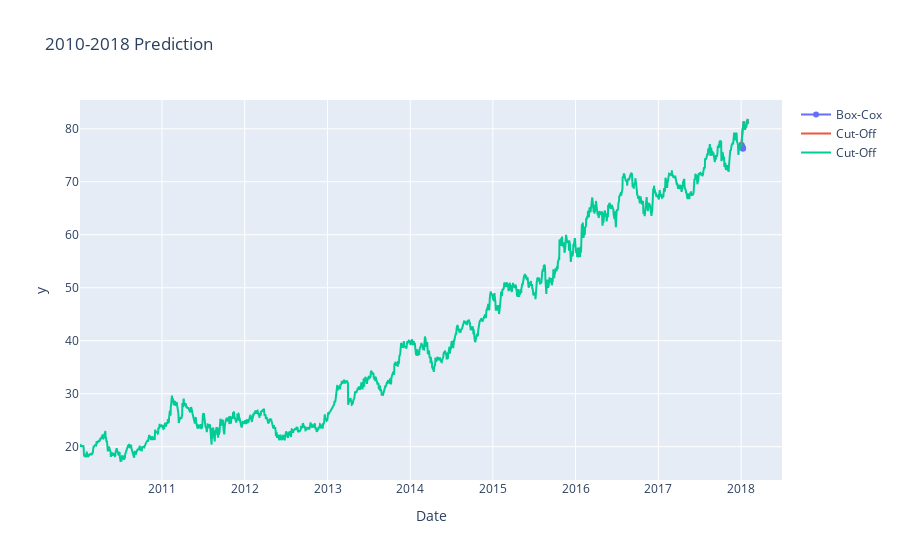

The notebook cell this image was saved under:
### Code cell
fig_7 = px.line(test_7, x=test_7.index, y=test_7, title="7-Day Prediction")
fig_7.data = []
fig_31 = px.line(test_31, x=test_31.index, y=test_31, title="31-Day Prediction")
fig_31.data = []
fig_total = px.line(ts.Close, x=ts.Close.index, y=ts.Close, title="2010-2018 Prediction")
fig_total.data = []

best_rmse_7 = 10000
best_rmse_7_johnson = 1000000
best_rmse_31 = 10000
best_rmse_total = 10000
preds = [None] * 4
for x in range(model_i):
    
    model = df.model[x]
    model_johnson = df_johnson.model[x]
    
    pred_7 = model.get_prediction(start=len(normalised_Data)-6, end=len(normalised_Data))
    pred_7_johnson = model_johnson.get_prediction(start=len(normalised_Data)-6, end=len(normalised_Data))
    pred_31 = model.get_prediction(start=len(normalised_Data)-30, end=len(normalised_Data))
    pred_total = model.get_prediction(start=1, end=len(normalised_Data))

    pred_7.predicted_mean = (pred_7.predicted_mean*fitted_lambda +1)**(1/fitted_lambda)
    pred_7_johnson.predicted_mean = (((johnson_lambda*pred_7_johnson.predicted_mean)+1)**(1/johnson_lambda)) - 1
    pred_31.predicted_mean = (pred_31.predicted_mean*fitted_lambda +1)**(1/fitted_lambda)
    pred_total.predicted_mean = (pred_total.predicted_mean*fitted_lambda +1)**(1/fitted_lambda)

    
    print("Predicted Vals of", x, ": \n", pred_7.predicted_mean)
    #print(model.summary_frame(alpha=0.05))   //mean isn't updated to reversed vals
    #conf_int = (model.conf_int(0.5)*fitted_lambda +1)**(1/fitted_lambda)   //don't think we should be reveresing the conf_int
    conf_int = (pred_7.conf_int(0.5))
    se = (pred_7.se_mean)
    rmse_7 = sm.tools.eval_measures.mse(test_7, pred_7.predicted_mean)
    rmse_7_johnson = sm.tools.eval_measures.mse(test_7, pred_7_johnson.predicted_mean)

    rmse_31 = sm.tools.eval_measures.mse(test_31, pred_31.predicted_mean)

    rmse_total = sm.tools.eval_measures.mse(train, pred_total.predicted_mean)

    print('\n',"Conf int: \n",conf_int,'\n\n')
    print('\n',"Std Err: \n",se,'\n\n')
    print('\n',"RMSE: \n",rmse_7,'\n\n')

    if(rmse_7 < best_rmse_7):
        preds[0] = pred_7.predicted_mean
        #diag = model.plot_diagnostics(figsize=(14,18))
        best_rmse_7=rmse_7
    if(rmse_7_johnson < best_rmse_7_johnson):
        preds[1] = pred_7_johnson.predicted_mean
        best_rmse_7_johnson =rmse_7_johnson
    if(rmse_31 < best_rmse_31):
        preds[2] = pred_31.predicted_mean
        best_rmse_31=rmse_31
    if(rmse_total < best_rmse_total):
        preds[3] = pred_total.predicted_mean
        best_rmse_total=rmse_total
    
        


fig_7.add_scatter(x=test_7.index, y=test_7, name="Actual Values", mode='lines')
fig_7.add_scatter(x=test_7.index, y=orig_pred_7, name="Non-Transformed Prediction", mode='lines')
fig_7.add_scatter(x=test_7.index, y=preds[0], name="Box-Cox Prediction", mode='lines')
#fig_7.add_scatter(x=test_7.index, y=preds[1], name="Yeo-Johnson Prediction", mode='lines')
#fig_7.data[3].line.color = 'violet'

fig_31.add_scatter(x=test_31.index, y=test_31, name="Actual Values", mode='lines')
fig_31.add_scatter(x=test_31.index, y=orig_pred_31, name="Non-Transformed Prediction", mode='lines')
fig_31.add_scatter(x=test_31.index, y=preds[2], name="Box-Cox Prediction", mode='lines')
#fig_31.add_scatter(x=test_31.index, y=preds[3], name="Yeo-Johnson Prediction", mode='lines')
#fig_31.data[3].line.color = 'violet'

# fig_total.add_scatter(x=test.index, y=ts.Close, name="Actual Values", mode='lines')
# fig_total.add_scatter(x=test.index, y=orig_pred_total, name="Non-Transformed Prediction", mode='lines')
# fig_total.add_scatter(x=test.index, y=preds[3], name="Box-Cox Prediction", mode='lines')
fig_total.add_trace(
    go.Scatter(name='Box-Cox',
           x=test.index,
           y=orig_pred_oos))
fig_total.add_trace(
    go.Scatter(name='Cut-Off',
           x=test.index,
           y=test))
fig_total.add_trace(
    go.Scatter(name='Cut-Off',
            x=ts.Close.index,
            y=ts.Close))

### Figure 1 — Plotly figure (JSON) as saved in the notebook; plotly's stock layout.template omitted (floating-point values rounded to 4 significant figures; data arrays with more than 128 entries replaced by an {"elided": "..."} marker saying what was removed)
{"data": [{"name": "Box-Cox", "type": "scatter", "x": ["2018-01-02T00:00:00", "2018-01-03T00:00:00", "2018-01-04T00:00:00", "2018-01-05T00:00:00", "2018-01-08T00:00:00", "2018-01-09T00:00:00", "2018-01-10T00:00:00", "2018-01-11T00:00:00", "2018-01-12T00:00:00", "2018-01-16T00:00:00", "2018-01-17T00:00:00", "2018-01-18T00:00:00", "2018-01-19T00:00:00", "2018-01-22T00:00:00", "2018-01-23T00:00:00", "2018-01-24T00:00:00", "2018-01-25T00:00:00", "2018-01-26T00:00:00", "2018-01-29T00:00:00", "2018-01-30T00:00:00", "2018-01-31T00:00:00"], "y": [76.79, 76.97, 76.78, 76.43, 76.45, 76.21, 76.37]}, {"name": "Cut-Off", "type": "scatter", "x": ["2018-01-02T00:00:00", "2018-01-03T00:00:00", "2018-01-04T00:00:00", "2018-01-05T00:00:00", "2018-01-08T00:00:00", "2018-01-09T00:00:00", "2018-01-10T00:00:00", "2018-01-11T00:00:00", "2018-01-12T00:00:00", "2018-01-16T00:00:00", "2018-01-17T00:00:00", "2018-01-18T00:00:00", "2018-01-19T00:00:00", "2018-01-22T00:00:00", "2018-01-23T00:00:00", "2018-01-24T00:00:00", "2018-01-25T00:00:00", "2018-01-26T00:00:00", "2018-01-29T00:00:00", "2018-01-30T00:00:00", "2018-01-31T00:00:00"], "y": [76.74, 77.66, 78.69, 79.21, 79.96, 80.17, 81.23, 80.46, 81.43, 80.42, 80.46, 79.83, 80.07, 80.63, 80.21, 81.17, 81.18, 81.36, 81.65, 81.85, 80.91]}, {"name": "Cut-Off", "type": "scatter", "x": {"elided": "2034 str values"}, "y": {"elided": "2034 float values"}}], "layout": {"legend": {"tracegroupgap": 0}, "title": {"text": "2010-2018 Prediction"}, "xaxis": {"anchor": "y", "domain": [0, 1], "title": {"text": "Date"}}, "yaxis": {"anchor": "x", "domain": [0, 1], "title": {"text": "y"}}}}
